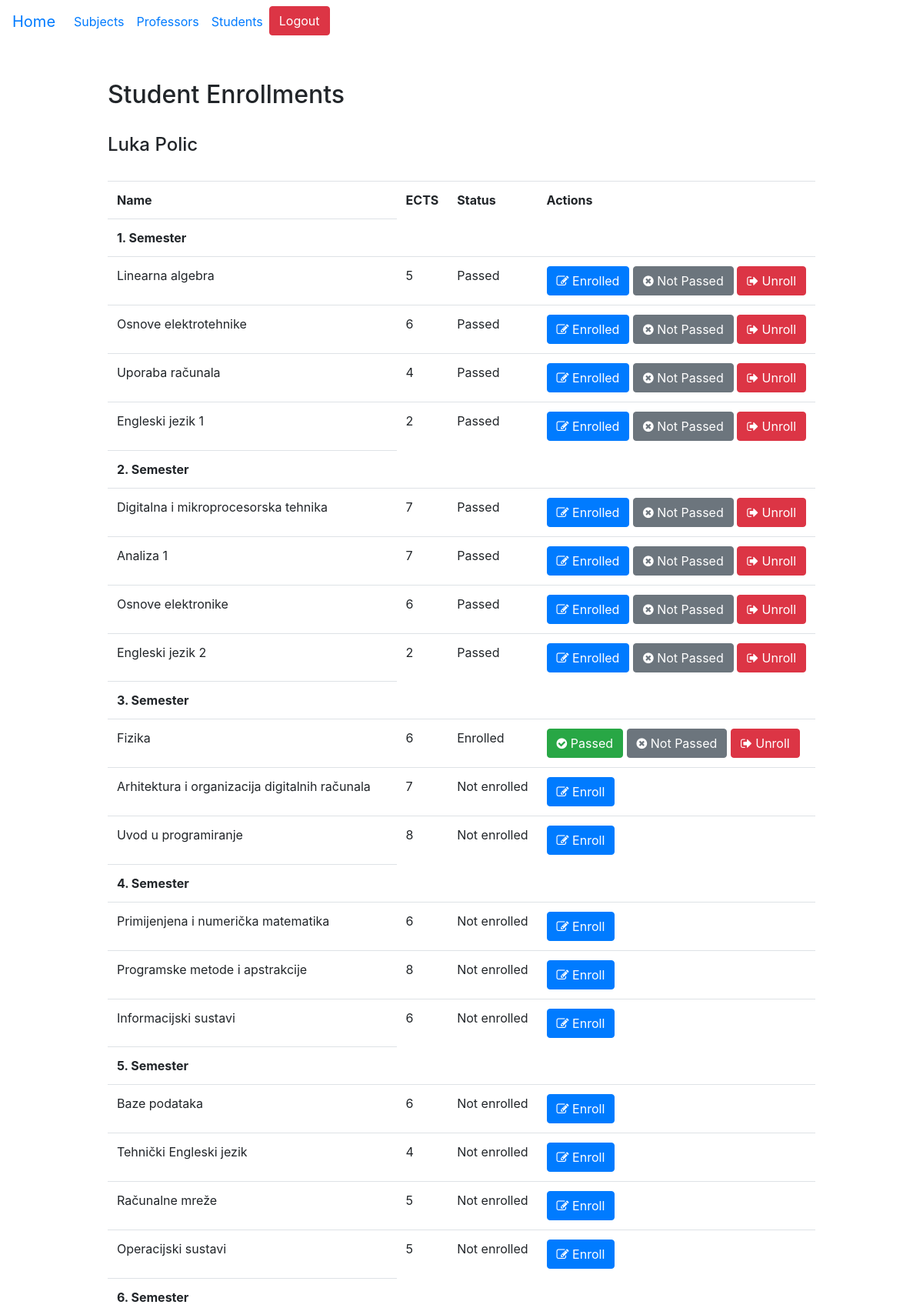
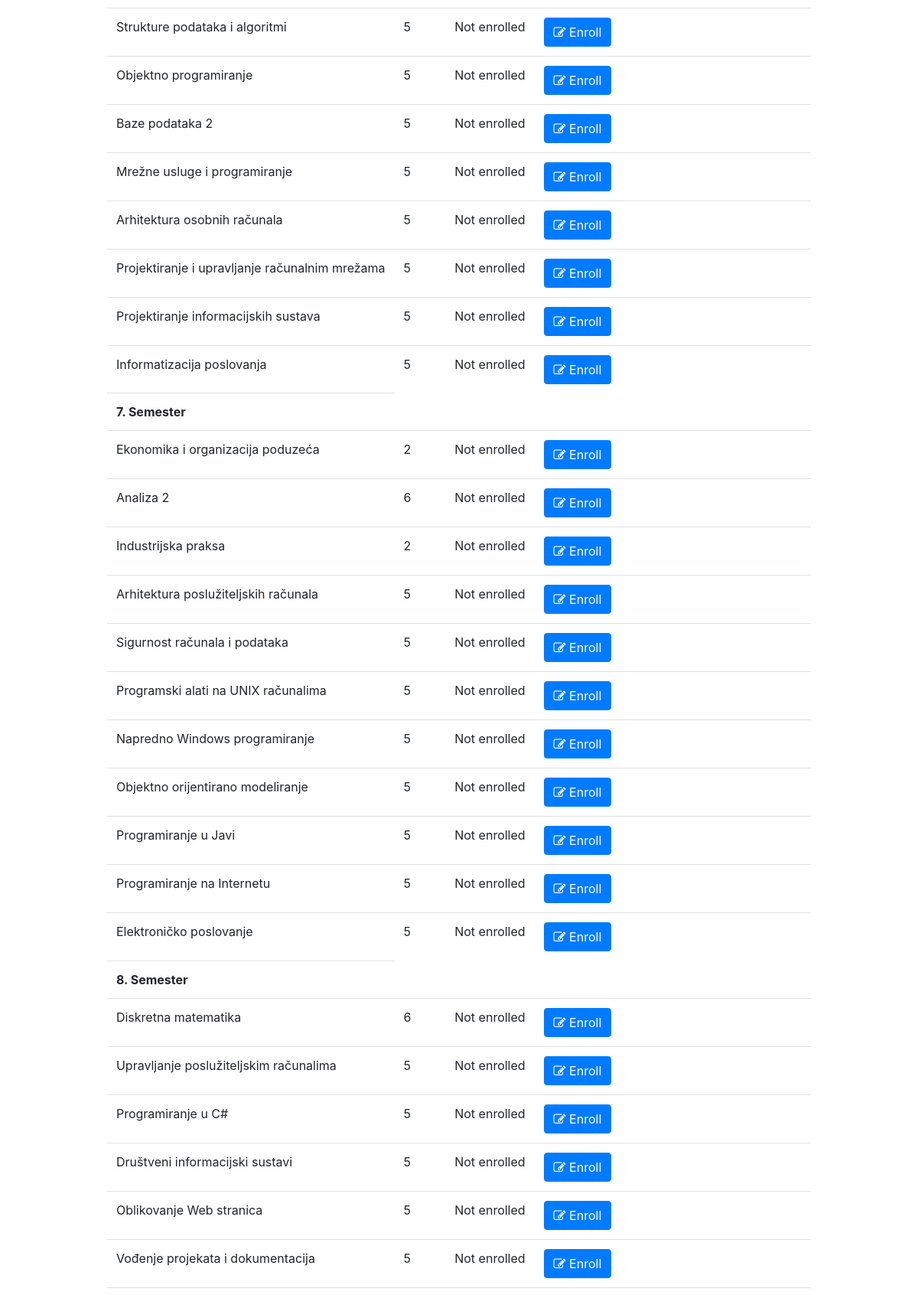
Page /students/enrollments/6 (signed in, upper part) on the committed database (2 pictures, top to bottom).
### base/models.py (models this page shows, shortened)
class User(AbstractUser):
    STATUSES = (('None', 'None'), ('Regular', 'Regular'), ('Part time', 'Part time'))
    status = models.CharField(max_length=50, choices=STATUSES, null=True, blank=True)
    role = models.ForeignKey(Role, on_delete=models.PROTECT, null=True, blank=True)

class Enrollment(models.Model):
    student = models.ForeignKey(User, on_delete=models.PROTECT, null=True, blank=True)
    subject = models.ForeignKey(Subject, on_delete=models.PROTECT, null=True, blank=True)
    STATUS = (('Not enrolled', 'Not enrolled'), ('Enrolled', 'Enrolled'), ('Passed', 'Passed'), ('Not passed', 'Not passed'))
    status = models.CharField(max_length=50, choices=STATUS, null=True, blank=True)

class Subject(models.Model):
    name = models.CharField(max_length=50, null=True, blank=True)
    code = models.CharField(max_length=10, null=True, blank=True)
    program = models.CharField(max_length=50, null=True, blank=True)
    ects = models.PositiveSmallIntegerField(null=True, blank=True)
    semester_regular = models.PositiveSmallIntegerField(null=True, blank=True)
    semester_part_time = models.PositiveSmallIntegerField(null=True, blank=True)
    MANDATORY = (('Yes', 'Yes'), ('No', 'No'))
    mandatory = models.CharField(max_length=50, choices=MANDATORY, null=True, blank=True)
    lecturer = models.ForeignKey(User, on_delete=models.PROTECT, null=True, blank=True)

### base/decorators.py (the view)
    def wrap(*args, **kwargs):
        if args[0].user.role.name == "Administrator":
            return function(*args, **kwargs)
        else:
            return HttpResponse('<h3> You are not allowed to access this page. </h3>')

### base/views.py (called while the page is built)
@login_required(login_url="/login/")
@admin_only
def student_enrollments(request, id):
    student = User.objects.get(pk=id)
    enrollments = Enrollment.objects.filter(student=student)
    args = {
        "student":student,
        "enrollments":enrollments,
        "regular_semesters": [1, 2, 3, 4, 5, 6],
        "part_time_semesters": [1, 2, 3, 4, 5, 6, 7, 8]
    }
    return render(request, "student_enrollments.html", args)

### base/templates/student_enrollments.html (shortened to what this page needs)
{% extends 'base.html' %}
{% block student_enrollments %}
<h2> Student Enrollments </h2>
<br>
<h4> {{student.first_name}} {{student.last_name}} </h4>
<br>
<table class="table">
    <tr>
        <th> Name </th>
        <th> ECTS </th>
        <th> Status </th>
        <th> Actions </th>
    </tr>
    {% if student.status == "Regular" %}
        {% for semester in regular_semesters %}
            <tr>
                <th> {{semester}}. Semester </th>
            </tr>
            {% for enrollment in enrollments %}
                {% if enrollment.subject.semester_regular == semester %}
                    <tr>
                        <td> {{enrollment.subject.name}} </td>
                        <td> {{enrollment.subject.ects}} </td>
                        <td> {{enrollment.status}} </td>
                        <td>
                            {% if enrollment.status == "Not enrolled" %}
                                <a class="btn btn-primary" href="{% url 'update_enrollment_status' enrollment.id 'Enrolled' %}"> <i class="fa fa-edit"></i> Enroll </a>
                            {% elif enrollment.status == "Enrolled" %}
                                <a class="btn btn-success" href="{% url 'update_enrollment_status' enrollment.id 'Passed' %}"> <i class="fa fa-check-circle"></i> Passed </a>
                                <a class="btn btn-secondary" href="{% url 'update_enrollment_status' enrollment.id 'Not Passed' %}"> <i class="fa fa-times-circle"></i> Not Passed </a>
                                <a class="btn btn-danger" href="{% url 'update_enrollment_status' enrollment.id 'Not enrolled' %}"> <i class="fa fa-sign-out"></i> Unroll </a>
                            {% elif enrollment.status == "Passed" %}
                                <a class="btn btn-primary" href="{% url 'update_enrollment_status' enrollment.id 'Enrolled' %}"> <i class="fa fa-edit"></i> Enrolled </a>
                                <a class="btn btn-secondary" href="{% url 'update_enrollment_status' enrollment.id 'Not Passed' %}"> <i class="fa fa-times-circle"></i> Not Passed </a>
                                <a class="btn btn-danger" href="{% url 'update_enrollment_status' enrollment.id 'Not enrolled' %}"> <i class="fa fa-sign-out"></i> Unroll </a>
                            {% elif enrollment.status == "Not passed" %}
                                <a class="btn btn-primary" href="{% url 'update_enrollment_status' enrollment.id 'Enrolled' %}"> <i class="fa fa-edit"></i> Enrolled </a>
                                <a class="btn btn-secondary" href="{% url 'update_enrollment_status' enrollment.id 'Passed' %}"> <i class="fa fa-times-circle"></i> Not Passed </a>
                                <a class="btn btn-danger" href="{% url 'update_enrollment_status' enrollment.id 'Not enrolled' %}"> <i class="fa fa-sign-out"></i> Unroll </a>
                            {% else %}
                                <a class="btn btn-success" href="{% url 'update_enrollment_status' enrollment.id 'Passed' %}"> <i class="fa fa-check-circle"></i> Passed </a>
                                <a class="btn btn-secondary" href="{% url 'update_enrollment_status' enrollment.id 'Not Passed' %}"> <i class="fa fa-times-circle"></i> Not Passed </a>
                                <a class="btn btn-danger" href="{% url 'update_enrollment_status' enrollment.id 'Not enrolled' %}"> <i class="fa fa-sign-out"></i> Unroll </a>
                            {% endif %}
                        </td>
                    </tr>
                {% endif %}
            {% endfor %}
        {% endfor %}
    {% elif student.status == "Part time" %}
        {% for semester in part_time_semesters %}
            <tr>
                <th> {{semester}}. Semester </th>
            </tr>
            {% for enrollment in enrollments %}
                {% if enrollment.subject.semester_part_time == semester %}
                    <tr>
                        <td> {{enrollment.subject.name}} </td>
                        <td> {{enrollment.subject.ects}} </td>
                        <td> {{enrollment.status}} </td>
                        <td>
                            {% if enrollment.status == "Not enrolled" %}
                                <a class="btn btn-primary" href="{% url 'update_enrollment_status' enrollment.id 'Enrolled' %}"> <i class="fa fa-edit"></i> Enroll </a>
                            {% elif enrollment.status == "Enrolled" %}
                                <a class="btn btn-success" href="{% url 'update_enrollment_status' enrollment.id 'Passed' %}"> <i class="fa fa-check-circle"></i> Passed </a>
                                <a class="btn btn-secondary" href="{% url 'update_enrollment_status' enrollment.id 'Not Passed' %}"> <i class="fa fa-times-circle"></i> Not Passed </a>
                                <a class="btn btn-danger" href="{% url 'update_enrollment_status' enrollment.id 'Not enrolled' %}"> <i class="fa fa-sign-out"></i> Unroll </a>
                            {% elif enrollment.status == "Passed" %}
                                <a class="btn btn-primary" href="{% url 'update_enrollment_status' enrollment.id 'Enrolled' %}"> <i class="fa fa-edit"></i> Enrolled </a>
                                <a class="btn btn-secondary" href="{% url 'update_enrollment_status' enrollment.id 'Not Passed' %}"> <i class="fa fa-times-circle"></i> Not Passed </a>
                                <a class="btn btn-danger" href="{% url 'update_enrollment_status' enrollment.id 'Not enrolled' %}"> <i class="fa fa-sign-out"></i> Unroll </a>
                            {% endif %}
                        </td>
                    </tr>
                {% endif %}
            {% endfor %}
        {% endfor %}
    {% endif %}
</table>
{% endblock %}

### rows in the picture
User: first_name "Luka", last_name "Polic"
Enrollment: subject.name "Linearna algebra", subject.ects "5", status "Passed", shows "Enrolled"
Enrollment: subject.name "Osnove elektrotehnike", subject.ects "6", status "Passed", shows "Enrolled"
Enrollment: subject.name "Uporaba računala", subject.ects "4", status "Passed", shows "Enrolled"
Enrollment: subject.name "Engleski jezik 1", subject.ects "2", status "Passed", shows "Enrolled"
Enrollment: subject.name "Digitalna i mikroprocesorska tehnika", subject.ects "7", status "Passed", shows "Enrolled"
Enrollment: subject.name "Analiza 1", subject.ects "7", status "Passed", shows "Enrolled"
Enrollment: subject.name "Osnove elektronike", subject.ects "6", status "Passed", shows "Enrolled"
Enrollment: subject.name "Engleski jezik 2", subject.ects "2", status "Passed", shows "Enrolled"
Enrollment: subject.name "Fizika", subject.ects "6", status "Enrolled", shows "Passed"
Enrollment: subject.name "Arhitektura i organizacija digitalnih računala", subject.ects "7", status "Not enrolled", shows "Enroll"
Enrollment: subject.name "Uvod u programiranje", subject.ects "8", status "Not enrolled", shows "Enroll"
Enrollment: subject.name "Primijenjena i numerička matematika", subject.ects "6", status "Not enrolled", shows "Enroll"
Enrollment: subject.name "Programske metode i apstrakcije", subject.ects "8", status "Not enrolled", shows "Enroll"
Enrollment: subject.name "Informacijski sustavi", subject.ects "6", status "Not enrolled", shows "Enroll"
Enrollment: subject.name "Baze podataka", subject.ects "6", status "Not enrolled", shows "Enroll"
Enrollment: subject.name "Tehnički Engleski jezik", subject.ects "4", status "Not enrolled", shows "Enroll"
Enrollment: subject.name "Računalne mreže", subject.ects "5", status "Not enrolled", shows "Enroll"
Enrollment: subject.name "Operacijski sustavi", subject.ects "5", status "Not enrolled", shows "Enroll"
Enrollment: subject.name "Strukture podataka i algoritmi", subject.ects "5", status "Not enrolled", shows "Enroll"
Enrollment: subject.name "Objektno programiranje", subject.ects "5", status "Not enrolled", shows "Enroll"
Enrollment: subject.name "Baze podataka 2", subject.ects "5", status "Not enrolled", shows "Enroll"
Enrollment: subject.name "Mrežne usluge i programiranje", subject.ects "5", status "Not enrolled", shows "Enroll"
Enrollment: subject.name "Arhitektura osobnih računala", subject.ects "5", status "Not enrolled", shows "Enroll"
Enrollment: subject.name "Projektiranje i upravljanje računalnim mrežama", subject.ects "5", status "Not enrolled", shows "Enroll"
Enrollment: subject.name "Projektiranje informacijskih sustava", subject.ects "5", status "Not enrolled", shows "Enroll"
Enrollment: subject.name "Informatizacija poslovanja", subject.ects "5", status "Not enrolled", shows "Enroll"
Enrollment: subject.name "Ekonomika i organizacija poduzeća", subject.ects "2", status "Not enrolled", shows "Enroll"
Enrollment: subject.name "Analiza 2", subject.ects "6", status "Not enrolled", shows "Enroll"
Enrollment: subject.name "Industrijska praksa", subject.ects "2", status "Not enrolled", shows "Enroll"
Enrollment: subject.name "Arhitektura poslužiteljskih računala", subject.ects "5", status "Not enrolled", shows "Enroll"
Enrollment: subject.name "Sigurnost računala i podataka", subject.ects "5", status "Not enrolled", shows "Enroll"
Enrollment: subject.name "Programski alati na UNIX računalima", subject.ects "5", status "Not enrolled", shows "Enroll"
Enrollment: subject.name "Napredno Windows programiranje", subject.ects "5", status "Not enrolled", shows "Enroll"
Enrollment: subject.name "Objektno orijentirano modeliranje", subject.ects "5", status "Not enrolled", shows "Enroll"
Enrollment: subject.name "Programiranje u Javi", subject.ects "5", status "Not enrolled", shows "Enroll"
Enrollment: subject.name "Programiranje na Internetu", subject.ects "5", status "Not enrolled", shows "Enroll"
Enrollment: subject.name "Elektroničko poslovanje", subject.ects "5", status "Not enrolled", shows "Enroll"
Enrollment: subject.name "Diskretna matematika", subject.ects "6", status "Not enrolled", shows "Enroll"
Enrollment: subject.name "Upravljanje poslužiteljskim računalima", subject.ects "5", status "Not enrolled", shows "Enroll"
Enrollment: subject.name "Programiranje u C#", subject.ects "5", status "Not enrolled", shows "Enroll"
Enrollment: subject.name "Društveni informacijski sustavi", subject.ects "5", status "Not enrolled", shows "Enroll"
Enrollment: subject.name "Oblikovanje Web stranica", subject.ects "5", status "Not enrolled", shows "Enroll"
Enrollment: subject.name "Vođenje projekata i dokumentacija", subject.ects "5", status "Not enrolled", shows "Enroll"

### other values in the picture
{{ semester }} "1" "2" "3" "4" "5" "6" "7" "8"
